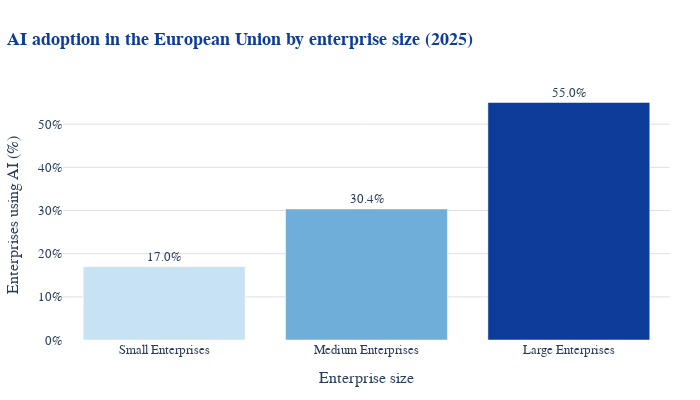

Here is the notebook cell this chart was saved with:
### Markdown cell above
Mappa Geografica con plotly

### Code cell
import plotly.graph_objects as go

fig = go.Figure()

colors = ["#C7E2F2", "#6FAED9", "#0D3C9A"]

fig.add_trace(
    go.Bar(
        x=eu_2025["Size"],
        y=eu_2025["pct"],
        marker_color=colors,
        text=[f"{v:.1f}%" for v in eu_2025["pct"]],
        textposition="outside",
        cliponaxis=False,
        hovertemplate="%{x}<br>%{y:.1f}%<extra></extra>"
    )
)

fig.update_layout(
    template="plotly_white",
    width=700,
    height=400,
    margin=dict(l=60, r=30, t=90, b=60),
    font=dict(family="Arial", size=13),
    title=dict(
        text="<b style='color:#0D3C9A;'>AI adoption in the European Union by enterprise size (2025)</b>",
        x=0.01,
        xanchor="left"
    ),
    yaxis=dict(
        title="Enterprises using AI (%)",
        ticksuffix="%",
        showgrid=True,
        gridcolor="rgba(0,0,0,0.12)",
        zeroline=False
    ),
    xaxis=dict(
        title="Enterprise size",
        showgrid=False
    ),
    showlegend=False
)

fig.show()

### Figure 1 — Plotly figure (JSON) as saved in the notebook; plotly's stock layout.template omitted (floating-point values rounded to 4 significant figures)
{"data": [{"cliponaxis": false, "hovertemplate": "%{x}<br>%{y:.1f}%<extra></extra>", "marker": {"color": ["#C7E2F2", "#6FAED9", "#0D3C9A"]}, "text": ["17.0%", "30.4%", "55.0%"], "textposition": "outside", "type": "bar", "x": ["Small Enterprises", "Medium Enterprises", "Large Enterprises"], "y": [17.0, 30.36, 55.03]}], "layout": {"font": {"family": "Arial", "size": 13}, "height": 400, "margin": {"b": 60, "l": 60, "r": 30, "t": 90}, "showlegend": false, "title": {"text": "<b style='color:#0D3C9A;'>AI adoption in the European Union by enterprise size (2025)</b>", "x": 0.01, "xanchor": "left"}, "width": 700, "xaxis": {"showgrid": false, "title": {"text": "Enterprise size"}}, "yaxis": {"gridcolor": "rgba(0,0,0,0.12)", "showgrid": true, "ticksuffix": "%", "title": {"text": "Enterprises using AI (%)"}, "zeroline": false}}}
